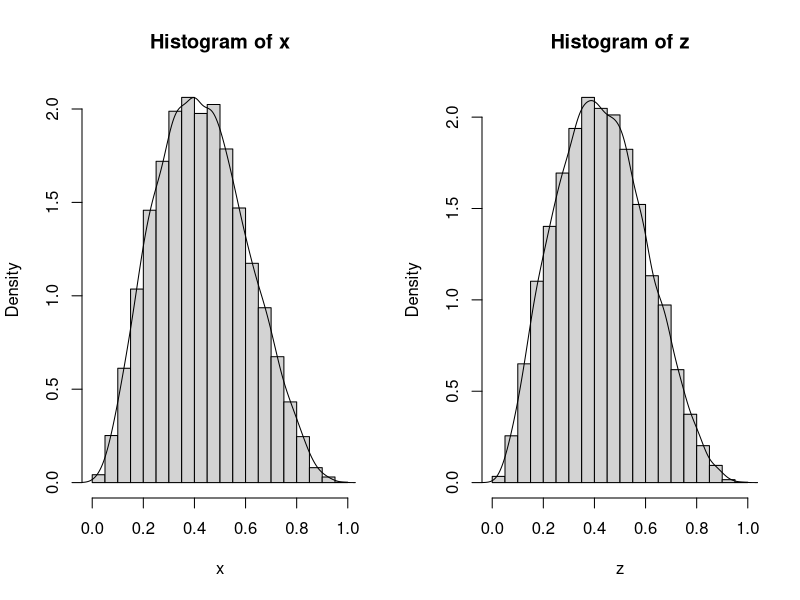
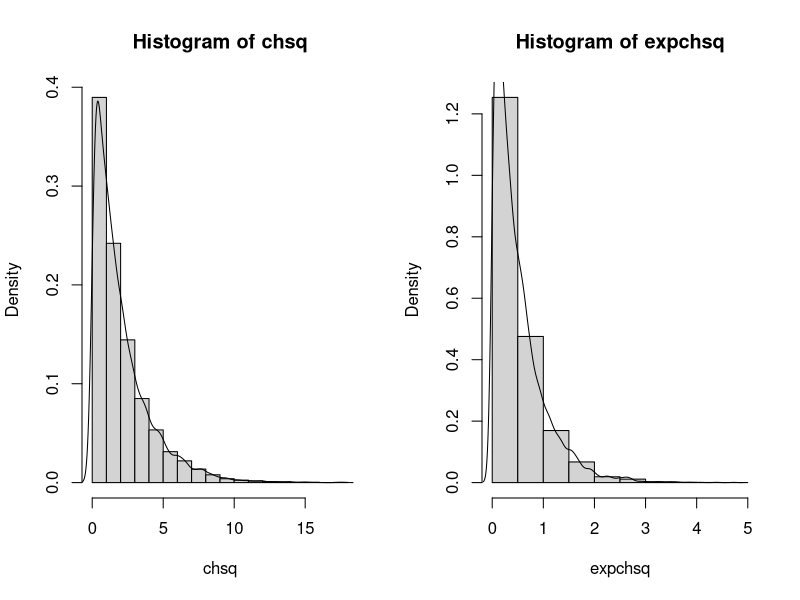
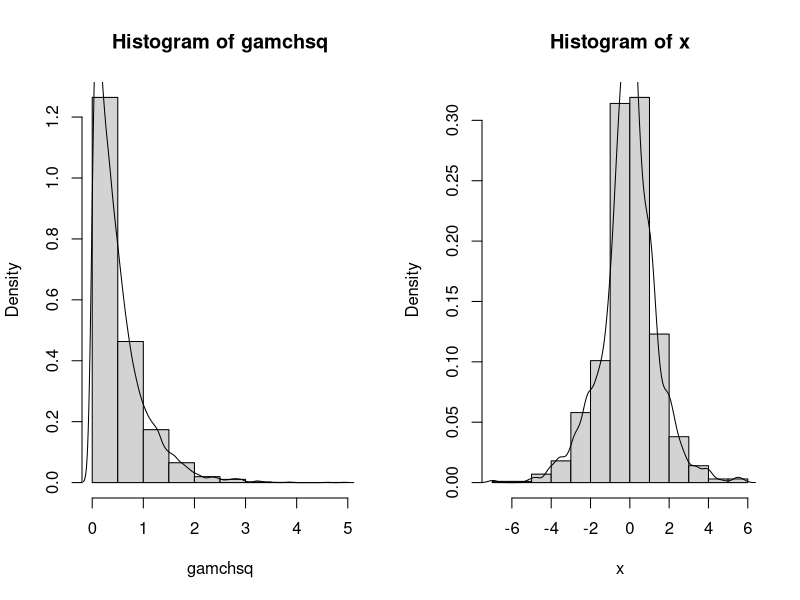
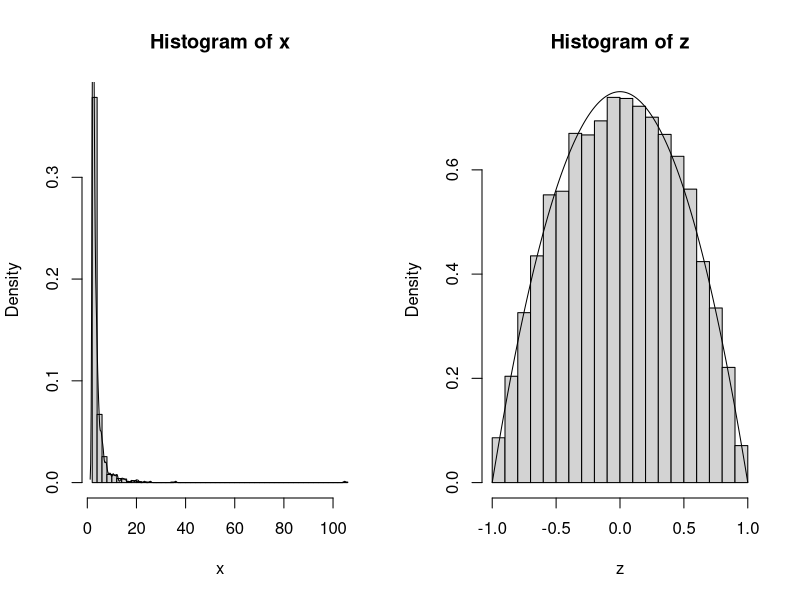

These figures' R source, in order:
## ---- chunk 1
options(scipen=1, digits=4, width=80)
library(knitr)
library(tidyverse)
library(data.table)
library(Matrix)
## ---- chunk 2
print(seq(1, 20000, 582))
print(seq(1, 20000, length.out=52))
## ---- chunk 3
print(rep(1:5, times=6))
print(rep(1:5, each=6))
## ---- chunk 4
matrix.list <- lapply(1:25, FUN=function(x) {matrix(1:x^2, nrow=x, ncol=x)})
trace_func = function(A) {
  # Function which computes the trace of A and returns it, 
  # after checking that A is a square matrix
  # trace_func accepts matrix A and outputs numeric type sigma
  dims = dim(A)
  sigma = 0
  if(dims[[1]] != dims[[2]]) {
    return(-1)
  } else {
    for(i in 1:dims[[1]]) {
      sigma = sigma + A[i, i]
    }
    return(sigma)
  }
}
## ---- chunk 5
print(sapply(matrix.list, trace_func))
## ---- chunk 6
x = list()
i=0
while(length(x) != 10000) {
  y = runif(n=1, min=0, max=1)
  u = runif(n=1, min=0, max=1)
  if(u < ((y^2 * (1-y)^3)/(0.0346*1))) {
    x = append(x, y)
  }
  i = i+1
}
x = unlist(x)
print(length(x)/i*100)
print(1/0.0346)
## ---- chunk 7
z = list()
i=0
while(length(z) != 10000) {
  y = mean(runif(n=2, min=0, max=1))
  u = runif(n=1, min=0, max=1)
  if(u < ((y^2 * (1-y)^3)/(0.0264*(2-abs(4*y-2))))) {
    z = append(z, y)
  }
  i = i+1
}
z = unlist(z)
print(length(z)/i*100)
print(1/0.0264)
## ---- chunk 8
par(mfrow=c(1, 2))
{
  {
    hist(x, freq=FALSE)
    lines(density(x))
  }
  {
    hist(z, freq=FALSE)
    lines(density(z))
  }
}
## ---- chunk 9
n = 1000
r = 4
b = 2
lambda = rgamma(n=n, shape=r, rate=b)
x = rexp(n=n, rate=lambda)
## ---- chunk 10
z1 = rnorm(n=10000, mean=0, sd=1)
z2 = rnorm(n=10000, mean=0, sd=1)
chsq = z1^2 + z2^2
hist(chsq, freq=FALSE)
lines(density(chsq))
## ---- chunk 11
expchsq = rexp(n=10000, rate=2)
hist(expchsq, freq=FALSE)
lines(density(expchsq))
## ---- chunk 12
gamchsq = rgamma(n=10000, shape=1, rate=2)
hist(gamchsq, freq=FALSE)
lines(density(gamchsq))
## ---- chunk 13
u = runif(n=1000, min=0, max=1)
x = c(log(2*u[u < .5]), -log(2*u[u >= .5]-1))
hist(x, freq=FALSE)
lines(density(x))
## ---- chunk 14
u = runif(n=1000, min=0, max=1)
x = 2*(u)^(-1/2)
hist(x, breaks="Scott", prob=TRUE)
lines(density(x))
## ---- chunk 15
x = c(0, 1, 2, 3, 4)
p = c(0.1, 0.2, 0.2, 0.2, 0.3)
z = sample(x=x, size=1000, replace=TRUE, prob=p)
print(rbind(table(z)/1000, p))
## ---- chunk 16
epanechnikov = function(n) {
  u1 = runif(n, -1, 1)
  u2 = runif(n, -1, 1)
  u3 = runif(n, -1, 1)
  mask = (abs(u3) >= abs(u2)) & (abs(u3) >= abs(u1))
  return(ifelse(mask, u2, u3))
}
## ---- chunk 17
z = epanechnikov(10000)
hist(z, breaks="Scott", prob=TRUE)
x = seq(-1, 1, 0.001)
fx = 0.75*(1-x^2)
lines(x, fx)
